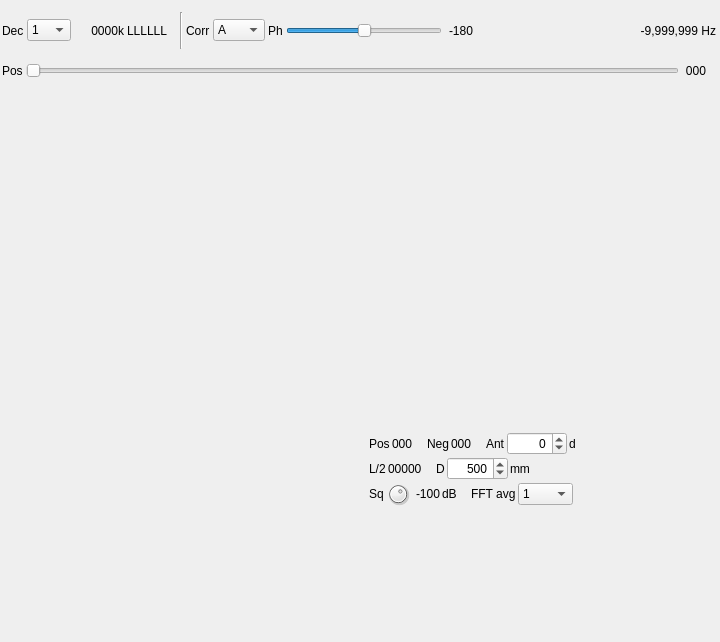
<?xml version="1.0" encoding="UTF-8"?>
<ui version="4.0">
 <class>DOA2GUI</class>
 <widget class="RollupContents" name="DOA2GUI">
  <property name="geometry">
   <rect>
    <x>0</x>
    <y>0</y>
    <width>720</width>
    <height>642</height>
   </rect>
  </property>
  <property name="sizePolicy">
   <sizepolicy hsizetype="Expanding" vsizetype="Expanding">
    <horstretch>0</horstretch>
    <verstretch>0</verstretch>
   </sizepolicy>
  </property>
  <property name="minimumSize">
   <size>
    <width>720</width>
    <height>0</height>
   </size>
  </property>
  <property name="font">
   <font>
    <family>Liberation Sans</family>
    <pointsize>9</pointsize>
   </font>
  </property>
  <property name="windowTitle">
   <string>DOA 2 Sources</string>
  </property>
  <widget class="QWidget" name="settingsContainer" native="true">
   <property name="geometry">
    <rect>
     <x>0</x>
     <y>10</y>
     <width>718</width>
     <height>81</height>
    </rect>
   </property>
   <property name="minimumSize">
    <size>
     <width>718</width>
     <height>0</height>
    </size>
   </property>
   <property name="windowTitle">
    <string>Settings</string>
   </property>
   <layout class="QVBoxLayout" name="verticalLayout">
    <property name="spacing">
     <number>3</number>
    </property>
    <property name="leftMargin">
     <number>2</number>
    </property>
    <property name="topMargin">
     <number>2</number>
    </property>
    <property name="rightMargin">
     <number>2</number>
    </property>
    <property name="bottomMargin">
     <number>2</number>
    </property>
    <item>
     <layout class="QVBoxLayout" name="decimationLayer">
      <property name="spacing">
       <number>3</number>
      </property>
      <item>
       <layout class="QHBoxLayout" name="decimationStageLayer">
        <item>
         <widget class="QLabel" name="decimationLabel">
          <property name="text">
           <string>Dec</string>
          </property>
         </widget>
        </item>
        <item>
         <widget class="QComboBox" name="decimationFactor">
          <property name="maximumSize">
           <size>
            <width>55</width>
            <height>16777215</height>
           </size>
          </property>
          <property name="toolTip">
           <string>Decimation factor</string>
          </property>
          <item>
           <property name="text">
            <string>1</string>
           </property>
          </item>
          <item>
           <property name="text">
            <string>2</string>
           </property>
          </item>
          <item>
           <property name="text">
            <string>4</string>
           </property>
          </item>
          <item>
           <property name="text">
            <string>8</string>
           </property>
          </item>
          <item>
           <property name="text">
            <string>16</string>
           </property>
          </item>
          <item>
           <property name="text">
            <string>32</string>
           </property>
          </item>
          <item>
           <property name="text">
            <string>64</string>
           </property>
          </item>
         </widget>
        </item>
        <item>
         <widget class="QLabel" name="channelRateText">
          <property name="minimumSize">
           <size>
            <width>50</width>
            <height>0</height>
           </size>
          </property>
          <property name="toolTip">
           <string>Effective channel rate (kS/s)</string>
          </property>
          <property name="text">
           <string>0000k</string>
          </property>
          <property name="alignment">
           <set>Qt::AlignRight|Qt::AlignTrailing|Qt::AlignVCenter</set>
          </property>
         </widget>
        </item>
        <item>
         <widget class="QLabel" name="filterChainText">
          <property name="minimumSize">
           <size>
            <width>50</width>
            <height>0</height>
           </size>
          </property>
          <property name="toolTip">
           <string>Filter chain stages left to right (L: low, C: center, H: high) </string>
          </property>
          <property name="text">
           <string>LLLLLL</string>
          </property>
         </widget>
        </item>
        <item>
         <widget class="Line" name="line">
          <property name="orientation">
           <enum>Qt::Vertical</enum>
          </property>
         </widget>
        </item>
        <item>
         <widget class="QLabel" name="label">
          <property name="text">
           <string>Corr</string>
          </property>
         </widget>
        </item>
        <item>
         <widget class="QComboBox" name="correlationType">
          <property name="toolTip">
           <string>Scope correlation type</string>
          </property>
          <item>
           <property name="text">
            <string>A</string>
           </property>
          </item>
          <item>
           <property name="text">
            <string>B</string>
           </property>
          </item>
          <item>
           <property name="text">
            <string>FFT</string>
           </property>
          </item>
         </widget>
        </item>
        <item>
         <widget class="QLabel" name="phaseCorrectionLabel">
          <property name="text">
           <string>Ph</string>
          </property>
         </widget>
        </item>
        <item>
         <widget class="QSlider" name="phaseCorrection">
          <property name="toolTip">
           <string>Phase correction on stream 1</string>
          </property>
          <property name="minimum">
           <number>-180</number>
          </property>
          <property name="maximum">
           <number>180</number>
          </property>
          <property name="pageStep">
           <number>1</number>
          </property>
          <property name="orientation">
           <enum>Qt::Horizontal</enum>
          </property>
         </widget>
        </item>
        <item>
         <widget class="QLabel" name="phaseCorrectionText">
          <property name="minimumSize">
           <size>
            <width>28</width>
            <height>0</height>
           </size>
          </property>
          <property name="toolTip">
           <string>Phase correction on stream 1 in degrees</string>
          </property>
          <property name="text">
           <string>-180</string>
          </property>
          <property name="alignment">
           <set>Qt::AlignRight|Qt::AlignTrailing|Qt::AlignVCenter</set>
          </property>
         </widget>
        </item>
        <item>
         <spacer name="horizontalSpacer_2">
          <property name="orientation">
           <enum>Qt::Horizontal</enum>
          </property>
          <property name="sizeHint" stdset="0">
           <size>
            <width>40</width>
            <height>20</height>
           </size>
          </property>
         </spacer>
        </item>
        <item>
         <widget class="QLabel" name="offsetFrequencyText">
          <property name="minimumSize">
           <size>
            <width>85</width>
            <height>0</height>
           </size>
          </property>
          <property name="toolTip">
           <string>Offset frequency with thousands separator (Hz)</string>
          </property>
          <property name="text">
           <string>-9,999,999 Hz</string>
          </property>
          <property name="alignment">
           <set>Qt::AlignRight|Qt::AlignTrailing|Qt::AlignVCenter</set>
          </property>
         </widget>
        </item>
       </layout>
      </item>
      <item>
       <layout class="QHBoxLayout" name="decimationShiftLayer">
        <property name="rightMargin">
         <number>10</number>
        </property>
        <item>
         <widget class="QLabel" name="positionLabel">
          <property name="text">
           <string>Pos</string>
          </property>
         </widget>
        </item>
        <item>
         <widget class="QSlider" name="position">
          <property name="toolTip">
           <string>Center frequency position</string>
          </property>
          <property name="maximum">
           <number>2</number>
          </property>
          <property name="pageStep">
           <number>1</number>
          </property>
          <property name="orientation">
           <enum>Qt::Horizontal</enum>
          </property>
         </widget>
        </item>
        <item>
         <widget class="QLabel" name="filterChainIndex">
          <property name="minimumSize">
           <size>
            <width>24</width>
            <height>0</height>
           </size>
          </property>
          <property name="toolTip">
           <string>Filter chain hash code</string>
          </property>
          <property name="text">
           <string>000</string>
          </property>
          <property name="alignment">
           <set>Qt::AlignRight|Qt::AlignTrailing|Qt::AlignVCenter</set>
          </property>
         </widget>
        </item>
       </layout>
      </item>
     </layout>
    </item>
   </layout>
  </widget>
  <widget class="QWidget" name="scopeContainer" native="true">
   <property name="geometry">
    <rect>
     <x>0</x>
     <y>98</y>
     <width>718</width>
     <height>334</height>
    </rect>
   </property>
   <property name="sizePolicy">
    <sizepolicy hsizetype="Expanding" vsizetype="Expanding">
     <horstretch>0</horstretch>
     <verstretch>0</verstretch>
    </sizepolicy>
   </property>
   <property name="minimumSize">
    <size>
     <width>718</width>
     <height>0</height>
    </size>
   </property>
   <property name="windowTitle">
    <string>Scope</string>
   </property>
   <layout class="QVBoxLayout" name="verticalLayoutScope">
    <property name="spacing">
     <number>2</number>
    </property>
    <property name="leftMargin">
     <number>3</number>
    </property>
    <property name="topMargin">
     <number>3</number>
    </property>
    <property name="rightMargin">
     <number>3</number>
    </property>
    <property name="bottomMargin">
     <number>3</number>
    </property>
    <item>
     <widget class="GLScope" name="glScope" native="true">
      <property name="sizePolicy">
       <sizepolicy hsizetype="Expanding" vsizetype="Expanding">
        <horstretch>0</horstretch>
        <verstretch>0</verstretch>
       </sizepolicy>
      </property>
      <property name="minimumSize">
       <size>
        <width>200</width>
        <height>300</height>
       </size>
      </property>
      <property name="font">
       <font>
        <family>Liberation Mono</family>
        <pointsize>8</pointsize>
       </font>
      </property>
     </widget>
    </item>
    <item>
     <widget class="GLScopeGUI" name="scopeGUI" native="true"/>
    </item>
   </layout>
  </widget>
  <widget class="QWidget" name="doaContainer" native="true">
   <property name="geometry">
    <rect>
     <x>0</x>
     <y>432</y>
     <width>718</width>
     <height>202</height>
    </rect>
   </property>
   <property name="sizePolicy">
    <sizepolicy hsizetype="Expanding" vsizetype="Expanding">
     <horstretch>0</horstretch>
     <verstretch>0</verstretch>
    </sizepolicy>
   </property>
   <property name="minimumSize">
    <size>
     <width>718</width>
     <height>0</height>
    </size>
   </property>
   <property name="windowTitle">
    <string>DOA</string>
   </property>
   <layout class="QVBoxLayout" name="verticalLayoutSpectrum">
    <property name="spacing">
     <number>2</number>
    </property>
    <property name="leftMargin">
     <number>2</number>
    </property>
    <property name="bottomMargin">
     <number>2</number>
    </property>
    <item>
     <layout class="QHBoxLayout" name="horizontalLayout">
      <item>
       <layout class="QVBoxLayout" name="verticalLayout_3">
        <item>
         <widget class="DOA2Compass" name="compass" native="true">
          <property name="sizePolicy">
           <sizepolicy hsizetype="Expanding" vsizetype="Expanding">
            <horstretch>0</horstretch>
            <verstretch>0</verstretch>
           </sizepolicy>
          </property>
          <property name="minimumSize">
           <size>
            <width>359</width>
            <height>200</height>
           </size>
          </property>
          <property name="font">
           <font>
            <family>Liberation Sans</family>
            <pointsize>9</pointsize>
           </font>
          </property>
         </widget>
        </item>
       </layout>
      </item>
      <item>
       <layout class="QVBoxLayout" name="verticalLayout_2">
        <property name="leftMargin">
         <number>6</number>
        </property>
        <item>
         <layout class="QHBoxLayout" name="doaValuesLayout">
          <item>
           <widget class="QLabel" name="posLabel">
            <property name="text">
             <string>Pos</string>
            </property>
           </widget>
          </item>
          <item>
           <widget class="QLabel" name="posText">
            <property name="toolTip">
             <string>Port side (positive) arrival angle (degrees)</string>
            </property>
            <property name="text">
             <string>000</string>
            </property>
           </widget>
          </item>
          <item>
           <widget class="QLabel" name="spcLabel1">
            <property name="minimumSize">
             <size>
              <width>10</width>
              <height>0</height>
             </size>
            </property>
            <property name="text">
             <string/>
            </property>
           </widget>
          </item>
          <item>
           <widget class="QLabel" name="negLabel">
            <property name="text">
             <string>Neg</string>
            </property>
           </widget>
          </item>
          <item>
           <widget class="QLabel" name="negText">
            <property name="toolTip">
             <string>Starboard side (negative) arrival angle (degrees)</string>
            </property>
            <property name="text">
             <string>000</string>
            </property>
           </widget>
          </item>
          <item>
           <widget class="QLabel" name="spcLabel1_2">
            <property name="minimumSize">
             <size>
              <width>10</width>
              <height>0</height>
             </size>
            </property>
            <property name="text">
             <string/>
            </property>
           </widget>
          </item>
          <item>
           <widget class="QLabel" name="antLabel">
            <property name="text">
             <string>Ant</string>
            </property>
           </widget>
          </item>
          <item>
           <widget class="QSpinBox" name="antAz">
            <property name="minimumSize">
             <size>
              <width>60</width>
              <height>0</height>
             </size>
            </property>
            <property name="toolTip">
             <string>Antennas line azimuth (degrees)</string>
            </property>
            <property name="wrapping">
             <bool>true</bool>
            </property>
            <property name="alignment">
             <set>Qt::AlignRight|Qt::AlignTrailing|Qt::AlignVCenter</set>
            </property>
            <property name="maximum">
             <number>359</number>
            </property>
           </widget>
          </item>
          <item>
           <widget class="QLabel" name="azUnits">
            <property name="text">
             <string>d</string>
            </property>
           </widget>
          </item>
          <item>
           <spacer name="horizontalSpacer">
            <property name="orientation">
             <enum>Qt::Horizontal</enum>
            </property>
            <property name="sizeHint" stdset="0">
             <size>
              <width>40</width>
              <height>20</height>
             </size>
            </property>
           </spacer>
          </item>
         </layout>
        </item>
        <item>
         <layout class="QHBoxLayout" name="baselineLayout">
          <item>
           <widget class="QLabel" name="halfWLLabel">
            <property name="text">
             <string>L/2</string>
            </property>
           </widget>
          </item>
          <item>
           <widget class="QLabel" name="halfWLText">
            <property name="toolTip">
             <string>Half wavelength (mm)</string>
            </property>
            <property name="text">
             <string>00000</string>
            </property>
           </widget>
          </item>
          <item>
           <widget class="QLabel" name="spcLabel1_3">
            <property name="minimumSize">
             <size>
              <width>10</width>
              <height>0</height>
             </size>
            </property>
            <property name="text">
             <string/>
            </property>
           </widget>
          </item>
          <item>
           <widget class="QLabel" name="baselineDistLabel">
            <property name="text">
             <string>D</string>
            </property>
           </widget>
          </item>
          <item>
           <widget class="QSpinBox" name="baselineDistance">
            <property name="toolTip">
             <string>Baseline distance (mm)</string>
            </property>
            <property name="alignment">
             <set>Qt::AlignRight|Qt::AlignTrailing|Qt::AlignVCenter</set>
            </property>
            <property name="minimum">
             <number>1</number>
            </property>
            <property name="maximum">
             <number>99999</number>
            </property>
            <property name="value">
             <number>500</number>
            </property>
           </widget>
          </item>
          <item>
           <widget class="QLabel" name="disanceUnits">
            <property name="text">
             <string>mm</string>
            </property>
           </widget>
          </item>
          <item>
           <spacer name="horizontalSpacer_3">
            <property name="orientation">
             <enum>Qt::Horizontal</enum>
            </property>
            <property name="sizeHint" stdset="0">
             <size>
              <width>40</width>
              <height>20</height>
             </size>
            </property>
           </spacer>
          </item>
         </layout>
        </item>
        <item>
         <layout class="QHBoxLayout" name="squelchLayout">
          <item>
           <widget class="QLabel" name="squelchLabel">
            <property name="text">
             <string>Sq</string>
            </property>
           </widget>
          </item>
          <item>
           <widget class="QDial" name="squelch">
            <property name="maximumSize">
             <size>
              <width>24</width>
              <height>24</height>
             </size>
            </property>
            <property name="toolTip">
             <string>Squelch threshold (dB)</string>
            </property>
            <property name="minimum">
             <number>-140</number>
            </property>
            <property name="maximum">
             <number>0</number>
            </property>
            <property name="singleStep">
             <number>1</number>
            </property>
            <property name="pageStep">
             <number>1</number>
            </property>
            <property name="value">
             <number>-50</number>
            </property>
           </widget>
          </item>
          <item>
           <widget class="QLabel" name="squelchText">
            <property name="minimumSize">
             <size>
              <width>28</width>
              <height>0</height>
             </size>
            </property>
            <property name="toolTip">
             <string>Squelch threshold (dB)</string>
            </property>
            <property name="text">
             <string>-100</string>
            </property>
            <property name="alignment">
             <set>Qt::AlignRight|Qt::AlignTrailing|Qt::AlignVCenter</set>
            </property>
           </widget>
          </item>
          <item>
           <widget class="QLabel" name="squelchUnits">
            <property name="text">
             <string>dB</string>
            </property>
           </widget>
          </item>
          <item>
           <widget class="QLabel" name="spcLabel1_4">
            <property name="minimumSize">
             <size>
              <width>10</width>
              <height>0</height>
             </size>
            </property>
            <property name="text">
             <string/>
            </property>
           </widget>
          </item>
          <item>
           <widget class="QLabel" name="fftAveragingLabel">
            <property name="text">
             <string>FFT avg</string>
            </property>
           </widget>
          </item>
          <item>
           <widget class="QComboBox" name="fftAveraging">
            <property name="minimumSize">
             <size>
              <width>55</width>
              <height>0</height>
             </size>
            </property>
            <property name="maximumSize">
             <size>
              <width>45</width>
              <height>16777215</height>
             </size>
            </property>
            <property name="toolTip">
             <string>Number of averaging FFTs</string>
            </property>
            <item>
             <property name="text">
              <string>1</string>
             </property>
            </item>
            <item>
             <property name="text">
              <string>2</string>
             </property>
            </item>
            <item>
             <property name="text">
              <string>5</string>
             </property>
            </item>
            <item>
             <property name="text">
              <string>10</string>
             </property>
            </item>
            <item>
             <property name="text">
              <string>20</string>
             </property>
            </item>
            <item>
             <property name="text">
              <string>50</string>
             </property>
            </item>
            <item>
             <property name="text">
              <string>100</string>
             </property>
            </item>
            <item>
             <property name="text">
              <string>200</string>
             </property>
            </item>
            <item>
             <property name="text">
              <string>500</string>
             </property>
            </item>
            <item>
             <property name="text">
              <string>1k</string>
             </property>
            </item>
            <item>
             <property name="text">
              <string>2k</string>
             </property>
            </item>
            <item>
             <property name="text">
              <string>5k</string>
             </property>
            </item>
            <item>
             <property name="text">
              <string>10k</string>
             </property>
            </item>
            <item>
             <property name="text">
              <string>20k</string>
             </property>
            </item>
            <item>
             <property name="text">
              <string>50k</string>
             </property>
            </item>
            <item>
             <property name="text">
              <string>1e5</string>
             </property>
            </item>
            <item>
             <property name="text">
              <string>2e5</string>
             </property>
            </item>
            <item>
             <property name="text">
              <string>5e5</string>
             </property>
            </item>
            <item>
             <property name="text">
              <string>1M</string>
             </property>
            </item>
           </widget>
          </item>
          <item>
           <spacer name="horizontalSpacer_4">
            <property name="orientation">
             <enum>Qt::Horizontal</enum>
            </property>
            <property name="sizeHint" stdset="0">
             <size>
              <width>40</width>
              <height>20</height>
             </size>
            </property>
           </spacer>
          </item>
         </layout>
        </item>
        <item>
         <spacer name="verticalSpacer">
          <property name="orientation">
           <enum>Qt::Vertical</enum>
          </property>
          <property name="sizeHint" stdset="0">
           <size>
            <width>20</width>
            <height>40</height>
           </size>
          </property>
         </spacer>
        </item>
       </layout>
      </item>
     </layout>
    </item>
   </layout>
  </widget>
 </widget>
 <customwidgets>
  <customwidget>
   <class>RollupContents</class>
   <extends>QWidget</extends>
   <header>gui/rollupcontents.h</header>
   <container>1</container>
  </customwidget>
  <customwidget>
   <class>GLScope</class>
   <extends>QWidget</extends>
   <header>gui/glscope.h</header>
   <container>1</container>
  </customwidget>
  <customwidget>
   <class>GLScopeGUI</class>
   <extends>QWidget</extends>
   <header>gui/glscopegui.h</header>
   <container>1</container>
  </customwidget>
  <customwidget>
   <class>DOA2Compass</class>
   <extends>QWidget</extends>
   <header>doa2compass.h</header>
   <container>1</container>
  </customwidget>
 </customwidgets>
 <resources>
  <include location="../../../sdrgui/resources/res.qrc"/>
 </resources>
 <connections/>
</ui>
